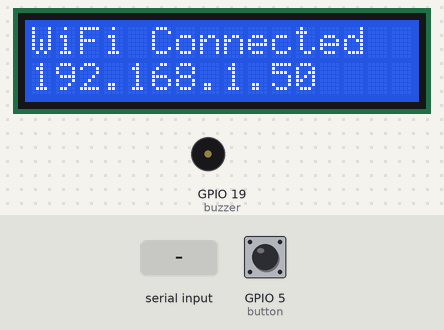
A sketch run on a simulated ESP32. Shown: 16×2 character LCD, buzzer (waves = sounding, pin HIGH). The test bench sets the inputs (shaded band); at power-on: GPIO 5 (button) HIGH. WiFi joins after 1.5 s; servers stay silent unless stated; what the sketch prints to the serial monitor is not drawn.

Above: at 1.7 s.
At 4.8 s:
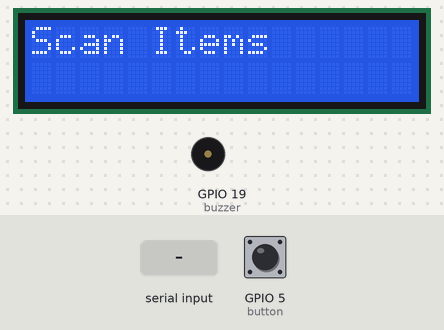
4.9 s: "3E00EA7CAD05" received over Serial
At 6.5 s:
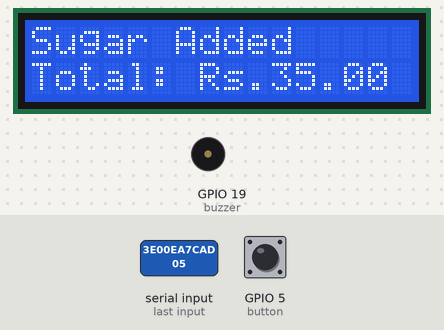
7.4 s: "3E00EA7CC961" received over Serial
At 9.6 s:
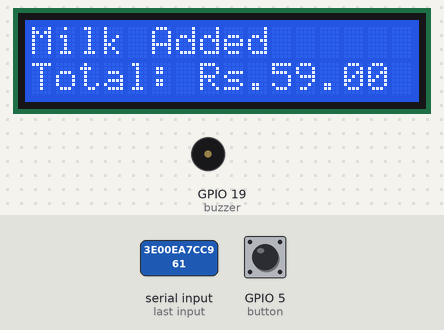
9.9 s: "3E00EA7CAE06" received over Serial
At 11.6 s:
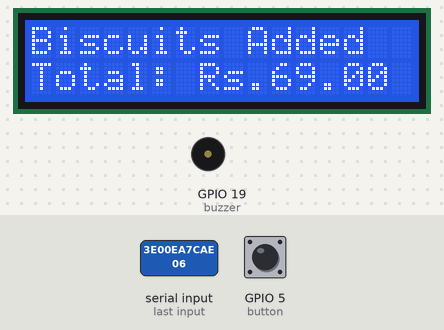
Timing chart, 0 to 13.1 s (numbered marks = the images above; inputs shaded):
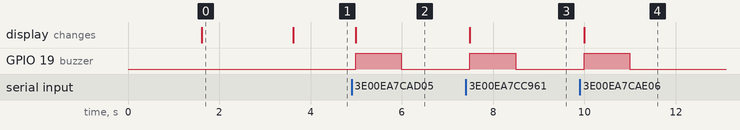

The sketch:

main.ino
```cpp
#include <WiFi.h>
#include <WiFiClient.h>
#include <WebServer.h>
#include <LiquidCrystal_PCF8574.h>
#include <Wire.h>

LiquidCrystal_PCF8574 lcd(0x27);
const char* ssid = "Manmandir Room1104";
const char* password = "Room@1104";

WebServer server(80);
String page;
char input[12];
double total = 0;
int count_prod = 0;

const int buzzer = 19;
const int button = 5;

struct Item {
    String name;
    double price;
};

Item cart[10];
int cartSize = 0;

void setup() {
    Serial.begin(9600);
    pinMode(button, INPUT_PULLUP);
    pinMode(buzzer, OUTPUT);

    Wire.begin(21, 22);
    lcd.begin(16, 2);
    lcd.setBacklight(255);
    lcd.clear();
    lcd.setCursor(0, 0);
    lcd.print("Connecting WiFi");
    WiFi.begin(ssid, password);

    int attempts = 0;
    while (WiFi.status() != WL_CONNECTED && attempts < 20) {
        delay(500);
        Serial.print(".");
        attempts++;
    }

    lcd.clear();
    if (WiFi.status() == WL_CONNECTED) {
        lcd.setCursor(0, 0);
        lcd.print("WiFi Connected");
        lcd.setCursor(0, 1);
        lcd.print(WiFi.localIP());
        Serial.println(WiFi.localIP());
    } else {
        lcd.print("WiFi Failed!");
    }
    delay(2000);
    lcd.clear();
    lcd.print("Scan Items");

    server.on("/", HTTP_GET, handleRoot);
    server.begin();
}

void loop() {
    int buttonState = digitalRead(button);
    if (Serial.available()) {
        int count = 0;
        while (Serial.available() && count < 12) {
            input[count] = Serial.read();
            count++;
            delay(5);
        }

        if (count == 12) {
            if ((strncmp(input, "3E00EA7CAD05", 12) == 0) && (buttonState == 1)) {
                addItem("Sugar", 35.00);
            } else if ((strncmp(input, "3E00EA7CAD05", 12) == 0) && (buttonState == 0)) {
                removeItem("Sugar", 35.00);
            } else if ((strncmp(input, "3E00EA7CC961", 12) == 0) && (buttonState == 1)) {
                addItem("Milk", 24.00);
            } else if ((strncmp(input, "3E00EA7CC961", 12) == 0) && (buttonState == 0)) {
                removeItem("Milk", 24.00);
            } else if ((strncmp(input, "3E00EA7CAE06", 12) == 0) && (buttonState == 1)) {
                addItem("Biscuits", 10.00);
            } else if ((strncmp(input, "3E00EA7CAE06", 12) == 0) && (buttonState == 0)) {
                removeItem("Biscuits", 10.00);
            }
        }
    }
    server.handleClient();
}

void addItem(String itemName, double price) {
    if (cartSize < 10) {
        cart[cartSize] = {itemName, price};
        cartSize++;
        total += price;
        count_prod++;
        lcd.clear();
        lcd.setCursor(0, 0);
        lcd.print(itemName);
        lcd.print(" Added");
        lcd.setCursor(0, 1);
        lcd.print("Total: Rs.");
        lcd.print(total);
        digitalWrite(buzzer, HIGH);
        delay(1000);
        digitalWrite(buzzer, LOW);
    }
}

void removeItem(String itemName, double price) {
    for (int i = 0; i < cartSize; i++) {
        if (cart[i].name == itemName) {
            total -= cart[i].price;
            count_prod--;
            for (int j = i; j < cartSize - 1; j++) {
                cart[j] = cart[j + 1];
            }
            cartSize--;
            lcd.clear();
            lcd.setCursor(0, 0);
            lcd.print(itemName);
            lcd.print(" Removed");
            lcd.setCursor(0, 1);
            lcd.print("Total: Rs.");
            lcd.print(total);
            digitalWrite(buzzer, HIGH);
            delay(1000);
            digitalWrite(buzzer, LOW);
            break;
        }
    }
}

void handleRoot() {
    String html = "<!DOCTYPE html><html><head><meta http-equiv='refresh' content='3'><title>Smart Cart</title></head><body>";
    html += "<h1>ESP32 Smart Trolley</h1><table border='1'><tr><th>Item</th><th>Price (Rs)</th></tr>";
    for (int i = 0; i < cartSize; i++) {
        html += "<tr><td>" + cart[i].name + "</td><td>" + String(cart[i].price) + "</td></tr>";
    }
    html += "</table><h2>Total Price: Rs." + String(total) + "</h2></body></html>";
    server.send(200, "text/html", html);
}
```

Measured:
- after the input at 4.9 s, GPIO 19 (buzzer): LOW → HIGH after 0.09 s, → LOW 1.0 s later; the display: changes after 0.09 s (image 2)
- after the input at 7.4 s, GPIO 19 (buzzer): LOW → HIGH after 0.09 s, → LOW 1.0 s later; the display: changes after 0.09 s (image 3)
- after the input at 9.9 s, GPIO 19 (buzzer): LOW → HIGH after 0.09 s, → LOW 1.0 s later; the display: changes after 0.09 s (image 4)
- what the display in image 0 shows lasts 2.0 s, from 1.6 s to 3.6 s
